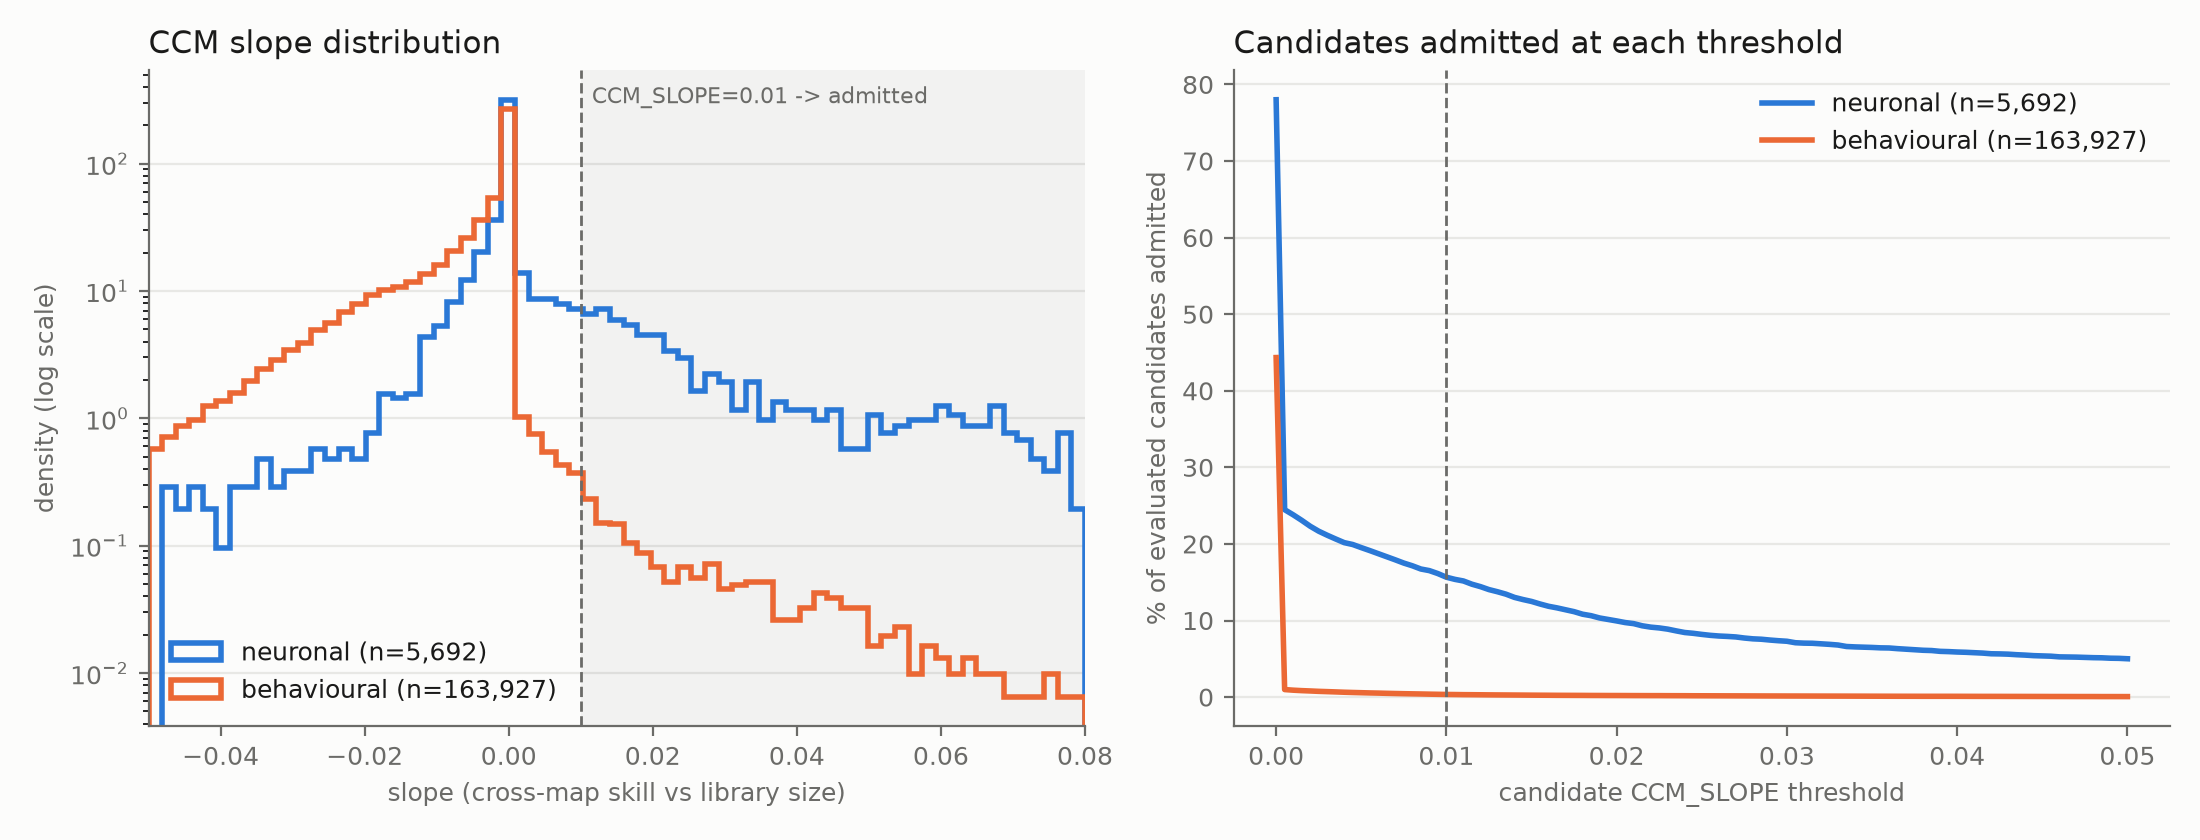

Source code (Python):
'''CCM_SLOPE calibration: the slope distribution, split by target type.

WHY. CCM_SLOPE (default 0.01) is the convergence gate: a candidate is only
accepted as a driver if its cross-map skill keeps RISING as the library grows,
which is the signature of a causal link rather than a coincidence. One
threshold currently serves every node. But the pipeline already scores the two
kinds of node with two different metrics -- `f1` (event timing) for a TSLS
neuron node, `correlation` for a behavioural target -- so the slope those
scores produce is not on a comparable scale either, and one threshold cannot
be right for both.

In job 4774136 the gate rejected 53 nodes whose best candidate had RANKED but
failed to converge, out of 154 nodes that selected nothing at all. The ones
sampled by hand were marginal (mPFC_13_tsls's best candidate: slope 0.00761
against the 0.01 bar), which is what prompted this.

WHAT IT DOES. Parses the per-candidate CCM lines the pipeline already prints
into every run log -- no recompute, no cluster job, no data file:

    1-D Cross Map  target='CA1_100_tsls'  244 candidates
      EDim mPFC_9_tsls E=5 rho=0.4444
      CA1_100_tsls:mPFC_9_tsls slope 0.02155 candidate_events_in_frame=188
      1-D added 'mPFC_9_tsls'  (f1=0.4444)

and reports, separately for neuronal and behavioural targets:
  - the slope distribution, and its quantiles;
  - how many candidates a given threshold would admit (the sweep), so the bar
    can be placed against a known cost in admitted links;
  - the slope distribution of candidates that were ACTUALLY SELECTED, which is
    the empirical answer to "what does a real link look like here".

WHAT IT CANNOT DO, AND WHY. It cannot identify an optimum, and the reason is
worth stating plainly because the obvious analysis is circular: the slopes of
the candidates that were SELECTED are censored at the current threshold by
construction -- nothing below CCM_SLOPE can appear in that set, so its 5th
percentile recovers the existing bar (measured: 0.0113 neuronal, 0.0106
behavioural, against a 0.01 gate) no matter where the bar actually belongs.

A run log also cannot say how far BELOW the gate the rejected candidates fell:
the pipeline prints the ranked list only when something clears the ranking
gate, so the sub-threshold tail is absent from the logs entirely.

What this script therefore reports is the honest part -- the full distribution
of evaluated slopes per target type, and the admitted-fraction sweep, which
prices any proposed threshold in candidates admitted. Identifying an optimum
needs a NULL: the slope distribution for pairs known to be unrelated
(surrogate/shuffled candidates), which has to be computed, not parsed.

Usage (login node is fine -- it only reads text):
    python3 scripts/calibration/ccm_slope_distribution.py
    python3 scripts/calibration/ccm_slope_distribution.py --logs '<glob>' --out <dir>
'''
import argparse
import re
from collections import defaultdict
from pathlib import Path

import matplotlib
matplotlib.use('Agg')
import matplotlib.pyplot as plt  # noqa: E402
import numpy as np  # noqa: E402
import pandas as pd  # noqa: E402

OUT_DIR = Path(__file__).resolve().parent
DEFAULT_LOGS = '/home/j/j-tominaga/saion_slurm_logs/*.out'
CURRENT_SLOPE = 0.01

# Categorical slots 1 and 2 of the validated default palette, in fixed order
# (dataviz skill, references/palette.md). Light chart surface from the same
# file. Not hand-picked, and not cycled.
SERIES = {'neuronal': '#2a78d6', 'behavioural': '#eb6834'}
SURFACE = '#fcfcfb'
INK = '#1a1a19'
INK_MUTED = '#6b6b68'

RE_BLOCK = re.compile(r"^\s*(\d+)-D (?:Multi )?Cross Map\s+targets?=(.+?)\s+(\d+) candidates")
RE_SLOPE = re.compile(
    r"^\s+(?P<target>[A-Za-z0-9_,]+):(?P<candidate>\S+) slope (?P<slope>-?\d+(?:\.\d+)?(?:e-?\d+)?)"
    r" candidate_events_in_frame=(?P<events>\d+)")
RE_ADDED = re.compile(r"^\s*(\d+)-D added '(?P<candidate>[^']+)'\s+\((?P<metric>\w+)=")


def target_kind(target_field):
    '''Behavioural if the node being explained is a head-position channel.

    The slope line names its own target, comma-joined for a joint
    (multi-target) call, so this needs no block tracking.'''
    return 'behavioural' if 'head_position' in target_field else 'neuronal'


def parse_log(path):
    '''One row per (candidate, dimension) CCM evaluation in this log.'''
    rows = []
    pending = []          # slope rows of the current N-D block
    for line in path.open(errors='replace'):
        if RE_BLOCK.match(line):
            rows.extend(pending)
            pending = []
            continue
        m = RE_SLOPE.match(line)
        if m:
            pending.append({
                'log': path.name,
                'target': m['target'],
                'kind': target_kind(m['target']),
                'candidate': m['candidate'],
                'slope': float(m['slope']),
                'events_in_frame': int(m['events']),
                'selected': False,
            })
            continue
        m = RE_ADDED.match(line)
        if m:
            # The candidate added at this dimension passed every gate,
            # including the slope test. Anything else evaluated in the same
            # block did not win this round.
            for row in pending:
                if row['candidate'] == m['candidate']:
                    row['selected'] = True
            rows.extend(pending)
            pending = []
    rows.extend(pending)
    return rows


def sweep(slopes, thresholds):
    '''Fraction of candidates a threshold would admit, per threshold.'''
    slopes = np.asarray(slopes, dtype=float)
    return np.array([float((slopes >= t).mean()) if slopes.size else np.nan
                     for t in thresholds])


def plot(df, thresholds, out_path):
    fig, (ax_dist, ax_sweep) = plt.subplots(1, 2, figsize=(11, 4.2))
    fig.patch.set_facecolor(SURFACE)

    # NOT a percentile range: the 99th percentile of all evaluated slopes is
    # ~0.01, so clipping there would hide the entire admitted region -- every
    # candidate the gate accepts lies above it. Span the believed links too
    # (selected p95 ~0.157), and use a log density axis, because the spike of
    # exactly-zero slopes is ~10x taller than everything else and would
    # otherwise flatten both tails into the axis.
    lo, hi = -0.05, 0.08
    bins = np.linspace(lo, hi, 70)
    for kind, color in SERIES.items():
        slopes = df.loc[df['kind'] == kind, 'slope']
        if slopes.empty:
            continue
        # Density, not counts: the two groups differ by an order of magnitude
        # in n, and the question here is the SHAPE of each.
        ax_dist.hist(slopes, bins=bins, density=True, histtype='step',
                     linewidth=2, color=color,
                     label=f'{kind} (n={len(slopes):,})')
        ax_sweep.plot(thresholds, sweep(slopes, thresholds) * 100,
                      linewidth=2, color=color, label=f'{kind} (n={len(slopes):,})')

    for ax in (ax_dist, ax_sweep):
        ax.set_facecolor(SURFACE)
        ax.axvline(CURRENT_SLOPE, color=INK_MUTED, linestyle='--', linewidth=1)
        ax.spines[['top', 'right']].set_visible(False)
        ax.spines[['left', 'bottom']].set_color(INK_MUTED)
        ax.tick_params(colors=INK_MUTED, labelsize=9)
        ax.grid(axis='y', color='#e8e8e5', linewidth=0.8)
        ax.set_axisbelow(True)
        ax.legend(frameon=False, fontsize=9, labelcolor=INK)

    ax_dist.set_yscale('log')
    ax_dist.set_xlim(lo, hi)
    ax_dist.set_title('CCM slope distribution', fontsize=11, color=INK, loc='left')
    ax_dist.set_xlabel('slope (cross-map skill vs library size)', fontsize=9, color=INK_MUTED)
    ax_dist.set_ylabel('density (log scale)', fontsize=9, color=INK_MUTED)
    # The gate admits everything to the RIGHT of the line; shade it so the
    # panel reads as "what is kept" rather than just "where the line is".
    ax_dist.axvspan(CURRENT_SLOPE, hi, color='#000000', alpha=0.04, linewidth=0)
    ax_dist.annotate(f'CCM_SLOPE={CURRENT_SLOPE} -> admitted',
                     xy=(CURRENT_SLOPE, ax_dist.get_ylim()[1]),
                     xytext=(4, -12), textcoords='offset points',
                     fontsize=8, color=INK_MUTED)

    ax_sweep.set_title('Candidates admitted at each threshold', fontsize=11, color=INK, loc='left')
    ax_sweep.set_xlabel('candidate CCM_SLOPE threshold', fontsize=9, color=INK_MUTED)
    ax_sweep.set_ylabel('% of evaluated candidates admitted', fontsize=9, color=INK_MUTED)

    fig.tight_layout()
    fig.savefig(out_path, dpi=200, facecolor=SURFACE)
    plt.close(fig)


def main():
    ap = argparse.ArgumentParser(description=__doc__,
                                 formatter_class=argparse.RawDescriptionHelpFormatter)
    ap.add_argument('--logs', default=DEFAULT_LOGS, help='glob of slurm .out logs to parse')
    ap.add_argument('--out', default=str(OUT_DIR), help='directory for the CSVs and the figure')
    args = ap.parse_args()

    out_dir = Path(args.out)
    out_dir.mkdir(parents=True, exist_ok=True)
    paths = sorted(Path('/').glob(args.logs.lstrip('/')))
    if not paths:
        raise SystemExit(f'no logs matched {args.logs!r}')

    rows = []
    for path in paths:
        found = parse_log(path)
        print(f'{path.name}: {len(found):,} CCM candidate evaluation(s)', flush=True)
        rows.extend(found)
    if not rows:
        raise SystemExit('no CCM slope lines found -- are these pipeline run logs?')

    df = pd.DataFrame(rows)
    df.to_csv(out_dir / 'ccm_slope_observations.csv', index=False)

    thresholds = np.round(np.arange(0.0, 0.0505, 0.0005), 5)
    summary_rows = []
    print(f'\n{"":14s} {"n":>8s} {"selected":>9s} {"p5":>9s} {"p25":>9s} {"median":>9s} '
          f'{"p75":>9s} {"p95":>9s} {"%>=0.01":>9s}')
    for kind in SERIES:
        part = df[df['kind'] == kind]
        if part.empty:
            continue
        chosen = part[part['selected']]
        q = np.percentile(part['slope'], [5, 25, 50, 75, 95])
        admitted = float((part['slope'] >= CURRENT_SLOPE).mean()) * 100
        print(f'{kind:14s} {len(part):8,d} {len(chosen):9,d} '
              f'{q[0]:9.5f} {q[1]:9.5f} {q[2]:9.5f} {q[3]:9.5f} {q[4]:9.5f} {admitted:8.1f}%')
        for t, frac in zip(thresholds, sweep(part['slope'], thresholds)):
            summary_rows.append({'kind': kind, 'threshold': t,
                                 'fraction_admitted': frac,
                                 'n_admitted': int(round(frac * len(part))),
                                 'n_evaluated': len(part)})
    pd.DataFrame(summary_rows).to_csv(out_dir / 'ccm_slope_threshold_sweep.csv', index=False)

    print('\nSlopes of candidates that were actually SELECTED -- CENSORED at CCM_SLOPE'
          f'={CURRENT_SLOPE} by construction, so these percentiles cannot locate the bar:')
    for kind in SERIES:
        chosen = df[(df['kind'] == kind) & df['selected']]
        if chosen.empty:
            print(f'  {kind:14s} none selected in these logs')
            continue
        q = np.percentile(chosen['slope'], [5, 50, 95])
        print(f'  {kind:14s} n={len(chosen):4d}   p5={q[0]:.5f}  median={q[1]:.5f}  p95={q[2]:.5f}')
    print('  (p5 landing just above the gate is the censoring, not evidence about the gate.)')

    print('\nWhat a lower bar would admit, priced in candidates:')
    for kind in SERIES:
        part = df[df['kind'] == kind]
        if part.empty:
            continue
        base = float((part['slope'] >= CURRENT_SLOPE).sum())
        for t in (0.005, 0.0025, 0.001):
            extra = float(((part['slope'] >= t) & (part['slope'] < CURRENT_SLOPE)).sum())
            print(f'  {kind:14s} threshold {t:<7.4f} admits {extra:7,.0f} more candidate(s) '
                  f'({extra / base * 100 if base else float("nan"):6.1f}% on top of the '
                  f'{base:,.0f} that clear {CURRENT_SLOPE})')

    plot(df, thresholds, out_dir / 'ccm_slope_distribution.png')
    print(f'\nWrote {out_dir / "ccm_slope_observations.csv"}, '
          f'{out_dir / "ccm_slope_threshold_sweep.csv"} and '
          f'{out_dir / "ccm_slope_distribution.png"}')


if __name__ == '__main__':
    main()
